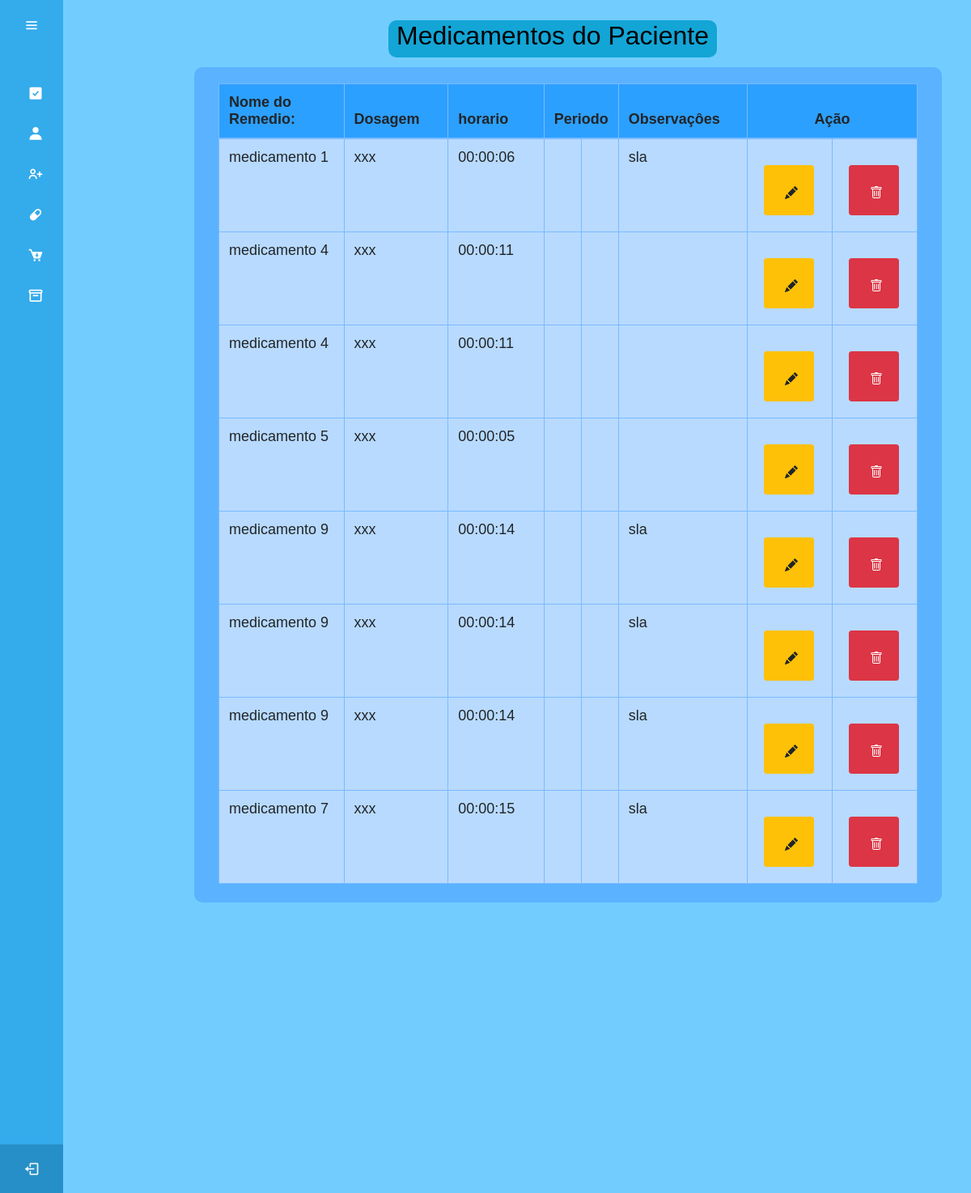
The app's page /dado_remed_idoso.php?ididoso=2 with its own data.
### tables this page shows
CREATE TABLE IF NOT EXISTS `utiliza` (
  `idutiliza` int(11) NOT NULL AUTO_INCREMENT,
  `ididoso` int(11) NOT NULL DEFAULT 0,
  `idremedio` int(11) NOT NULL,
  `posologia` int(2) NOT NULL DEFAULT 0,
  `horario` time NOT NULL,
  `obs_remed_idoso` varchar(50) DEFAULT NULL,
  `checagem` date DEFAULT NULL,
  `data_inicio` date DEFAULT NULL,
  `data_fim` date DEFAULT NULL,
  PRIMARY KEY (`idutiliza`),
  KEY `FK_utiliza_idosos` (`ididoso`),
  KEY `idremedio` (`idremedio`),
  CONSTRAINT `FK_utiliza_idosos` FOREIGN KEY (`ididoso`) REFERENCES `idosos` (`ididoso`) ON DELETE NO ACTION ON UPDATE NO ACTION,
  CONSTRAINT `FK_utiliza_medicamentos` FOREIGN KEY (`idremedio`) REFERENCES `medicamentos` (`idremedio`) ON DELETE NO ACTION ON UPDATE NO ACTION
);

CREATE TABLE IF NOT EXISTS `medicamentos` (
  `idremedio` int(11) NOT NULL AUTO_INCREMENT,
  `nome_remed` varchar(50) NOT NULL DEFAULT '',
  `dosagem` varchar(50) NOT NULL,
  `obs_remed` varchar(50) DEFAULT NULL,
  PRIMARY KEY (`idremedio`)
);

### dado_remed_idoso.php (the view, shortened to what this page needs)
<html lang="en">
<head>
    <link rel="stylesheet" href="css/dado.css">
</head>
<body>
    <div id="titulo1" class="titulo">
        <h2>Medicamentos do Paciente</h2>
    </div>
    <?php
    include("conexao.php");
    $ididoso = $_GET['ididoso']; ?>
    <div class="remedio">
        <table class="table table-primary table-bordered ">
            <thead>
                <tr>
                    <th class="texto">Nome do Remedio: </th>
                    <th class="texto">Dosagem</th>
                    <th class="texto">horario</th>
                    <th colspan="2" class="text-center">Periodo</th>
                    <th class="texto">Observaçôes</th>
                    <th colspan="2" class="text-center">Ação</th>
                </tr>
            </thead>
            <?php
            $sql = "select * from utiliza, medicamentos where utiliza.idremedio = medicamentos.idremedio and ididoso=$ididoso";
            $rs = mysqli_query($con, $sql);
            while ($linha = mysqli_fetch_array($rs)) { ?>
                <tr>
                    <td> <?php echo $linha['nome_remed'];; ?></td>
                    <td> <?php echo $linha['dosagem']; ?></td>
                    <td> <?php echo $linha['horario']; ?></td>
                    <td> <?php echo $linha['data_inicio']; ?></td>
                    <td> <?php echo $linha['data_fim']; ?></td>
                    <td> <?php echo $linha['obs_remed_idoso']; ?></td> <?php  ?>
                    <td>
                        <div class="botao"><a id="cadastro" style=" padding: 25; width: 10px; height: 10px" class='btn btn-warning btn-sm' href='editar_remed_idoso.php?idutiliza=<?php echo $linha['idutiliza']; ?>'></a></div>
                    </td>
                    <td>
                        <div class="botao"><a id="cadastro" style=" padding: 25; width: 10px; height: 10px" class=' btn btn-danger btn-sm' href='deleta_remed_idoso.php?idutiliza=<?php echo $linha['idutiliza']; ?>'></a></div>
                    </td>
                </tr>
            <?php } ?>
        </table>
    </div>
</body>
</html>

### css/dado.css (style rules this page uses)
* { margin: 0; padding: 0; box-sizing: border-box; font-family: Helvetica; }
body { background-color: #AECAEF; background-size: cover; margin-top: 7vh; margin-left: 50; }
.botao { padding-left: 8px; border-radius: 10px; width: 80px; height: 80px; margin-bottom: 10px; }
a#cadastro { margin-top: 20px; }
.remedio { background-color: #5BB2FF; height: 70%; width: 77%; margin-left: 20%; margin-right: 10%; padding: 20px 30px; overflow:auto; margin-top: 1%; border-radius: 10px; }
td, th { border-width: medium; border-style: solid; border-color: rgb(57, 166, 233); text-align: left; font-size: large; }
td.texto, th.texto { width: 600px; height: 30px; padding-left: 15px; }
td.text-center, th.text-center { width: 50px; height: 40px; }
thead { background-color: #2ca0ff; }

### css/navbar.css (style rules this page uses)
* { margin: 0; padding: 0; box-sizing: border-box; font-family: "Poppins" , sans-serif; }
body { position: relative; min-height: 100vh; width: 100%; overflow: hidden; }
.sidebar { position: fixed; top: 0; left: 0; height: 100%; width: 78px; background: #34abeb; padding: 20px 14px; transition: all 0.5s ease; }
.nav_list i { font-size: 20px; }
.sidebar #bnt { position: absolute; color: rgb(255, 255, 255); top: 6px; left: 50%; font-size: 20px; height: 50px; width: 50px; text-align: center; line-height: 50px; transform: translateX(-50%); }
.sidebar ul { margin-top: 20px; }
.sidebar ul li { position: relative; height: 50px; width:100%; margin: 0 5px ; list-style: none; line-height: 50px; text-transform: uppercase; }
.sidebar ul li a { color: #fff; display: flex; align-items: center; text-decoration: none; transition: all 0.4s ease; border-radius: 12px; white-space: nowrap; }
.sidebar ul li i { height: 50px; min-width: 50px; border-radius: 12px; line-height: 50px; text-align: center; }
.sidebar .profile_content { position: absolute; color: #fff; bottom: 0; left: 0; width: 100%; }
.sidebar .profile_content .profile { position: relative; padding: 10px 6px; height: 60px; background: #278fc7; }
.profile #log_out { position: absolute; left: 50%; bottom: 5px; transform: translateX(-50%); min-width: 50px; line-height: 50px; font-size: 20px; border-radius: 12px; text-align: center; opacity: 1; }
.profile a { color: aliceblue; }
a { all: unset; cursor: pointer; }
.titulo { background-color: rgb(19, 165, 214); border-radius: 10px; margin-top: 25px; margin-left: 40%; padding-left: 10px; padding-right: 10px; text-align: center; display: inline-block; }

### records on screen
utiliza: idremedio.nome_remed "medicamento 1", idremedio.dosagem "xxx", horario "00:00:06", obs_remed_idoso "sla"
utiliza: idremedio.nome_remed "medicamento 4", idremedio.dosagem "xxx", horario "00:00:11"
utiliza: idremedio.nome_remed "medicamento 4", idremedio.dosagem "xxx", horario "00:00:11"
utiliza: idremedio.nome_remed "medicamento 5", idremedio.dosagem "xxx", horario "00:00:05"
utiliza: idremedio.nome_remed "medicamento 9", idremedio.dosagem "xxx", horario "00:00:14", obs_remed_idoso "sla"
utiliza: idremedio.nome_remed "medicamento 9", idremedio.dosagem "xxx", horario "00:00:14", obs_remed_idoso "sla"
utiliza: idremedio.nome_remed "medicamento 9", idremedio.dosagem "xxx", horario "00:00:14", obs_remed_idoso "sla"
utiliza: idremedio.nome_remed "medicamento 7", idremedio.dosagem "xxx", horario "00:00:15", obs_remed_idoso "sla"
